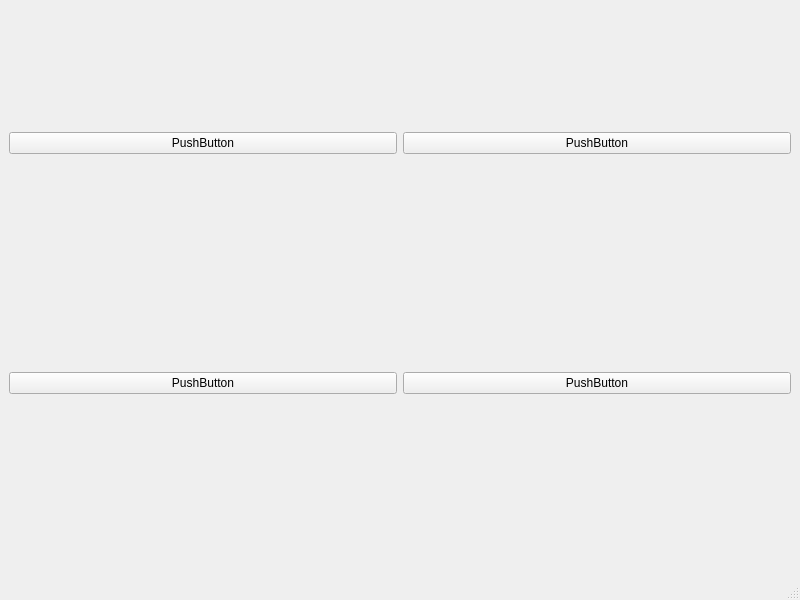
<?xml version="1.0" encoding="UTF-8"?>
<ui version="4.0">
 <class>MainWindow</class>
 <widget class="QMainWindow" name="MainWindow">
  <property name="geometry">
   <rect>
    <x>0</x>
    <y>0</y>
    <width>800</width>
    <height>600</height>
   </rect>
  </property>
  <property name="windowTitle">
   <string>MainWindow</string>
  </property>
  <widget class="QWidget" name="centralwidget">
   <layout class="QHBoxLayout" name="horizontalLayout">
    <item>
     <layout class="QGridLayout" name="gridLayout" rowminimumheight="100,200" columnminimumwidth="300,100">
      <item row="0" column="0">
       <widget class="QPushButton" name="pushButton_2">
        <property name="text">
         <string>PushButton</string>
        </property>
       </widget>
      </item>
      <item row="0" column="1">
       <widget class="QPushButton" name="pushButton_3">
        <property name="text">
         <string>PushButton</string>
        </property>
       </widget>
      </item>
      <item row="1" column="0">
       <widget class="QPushButton" name="pushButton">
        <property name="text">
         <string>PushButton</string>
        </property>
       </widget>
      </item>
      <item row="1" column="1">
       <widget class="QPushButton" name="pushButton_4">
        <property name="text">
         <string>PushButton</string>
        </property>
       </widget>
      </item>
     </layout>
    </item>
   </layout>
  </widget>
  <widget class="QMenuBar" name="menubar">
   <property name="geometry">
    <rect>
     <x>0</x>
     <y>0</y>
     <width>800</width>
     <height>28</height>
    </rect>
   </property>
  </widget>
  <widget class="QStatusBar" name="statusbar"/>
 </widget>
 <resources/>
 <connections/>
</ui>
